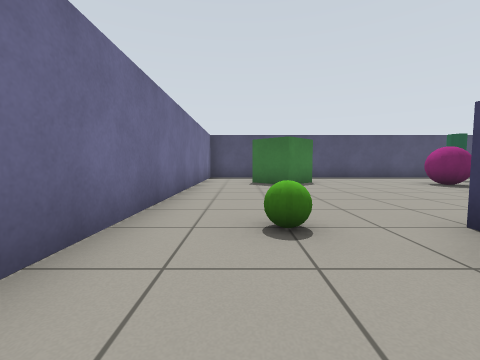
[1] (above)

20 first-person views from a walk through a robot-simulator world made for Gazebo. The camera is 0.68 m above the floor, tilts 4° down and sees 90° across. The floor is counted in squares, 1 m on a side. Each view is taken from the middle of a square. On the plan, view 1 faces up. The plan holds only what a view shows up to about 9 squares ahead; the rest is blank.

[2]
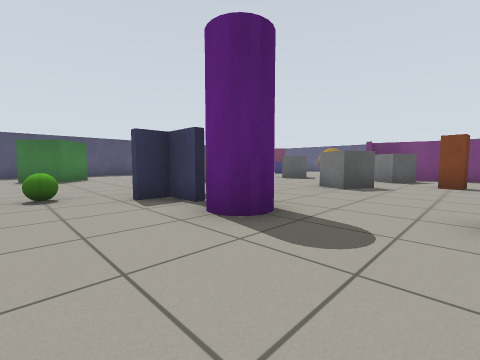

[3]
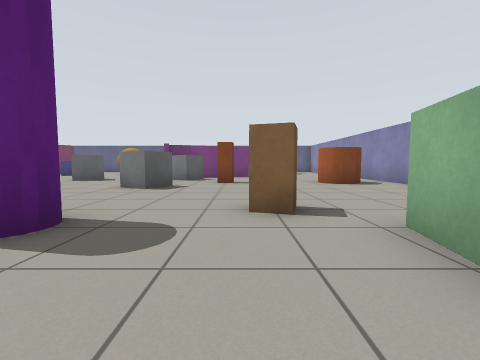

[4]
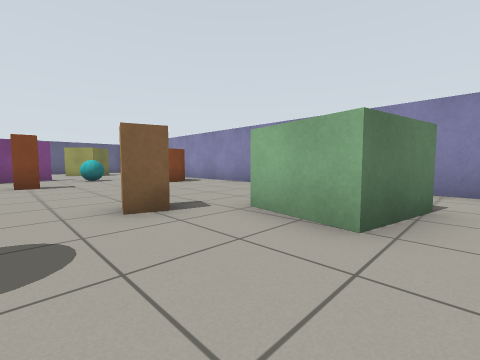

[5]
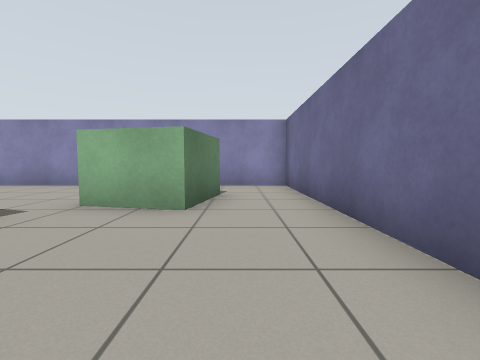

[6]
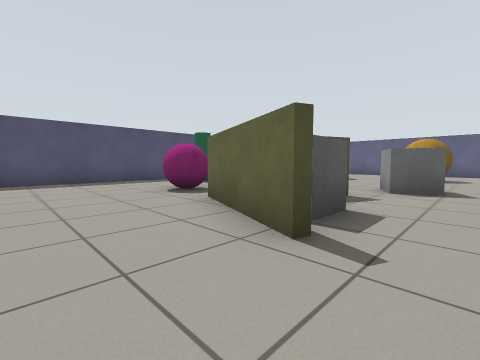

[7]
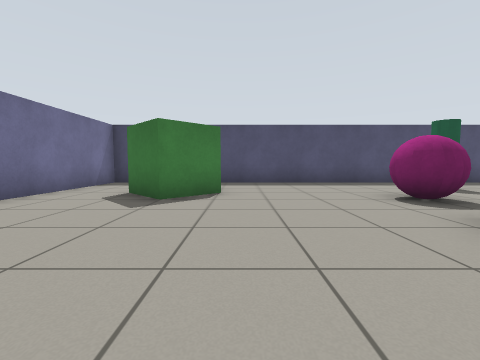

[8]
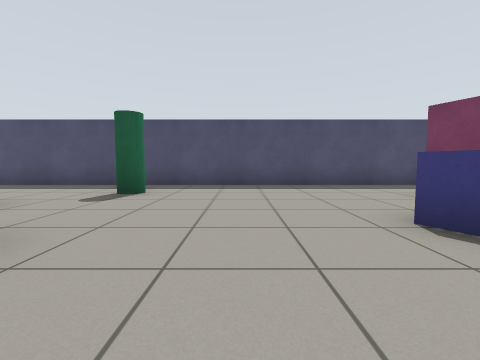

[9]
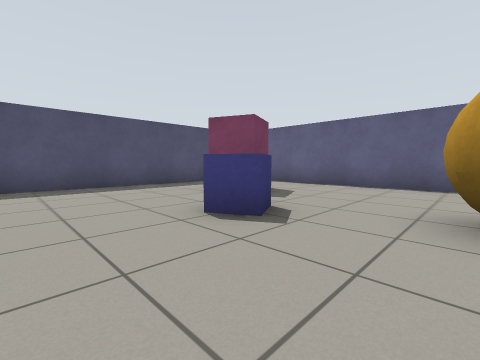

[10]
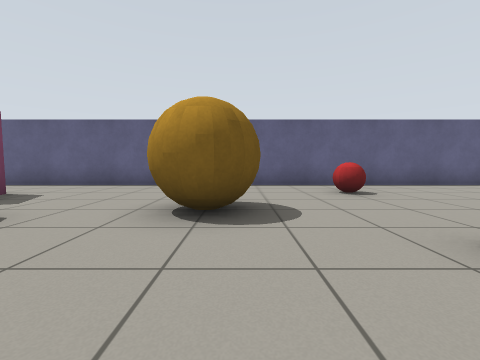

[11]
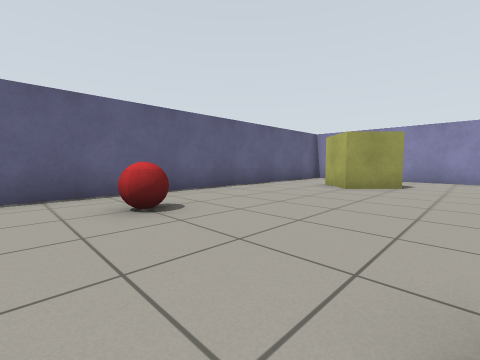

[12]
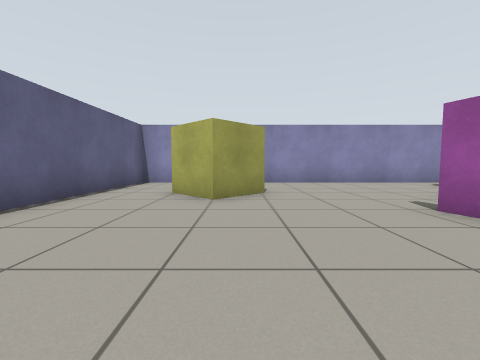

[13]
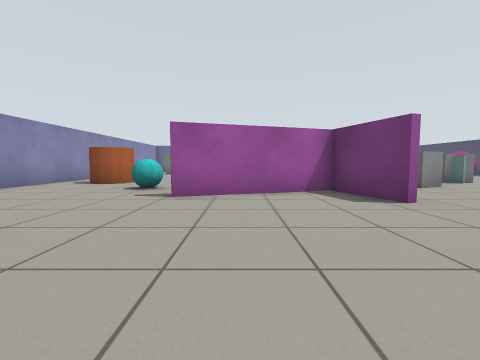

[14]
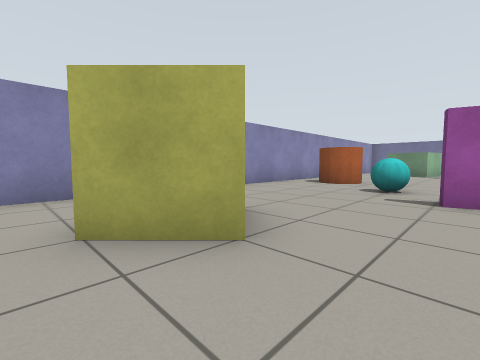

[15]
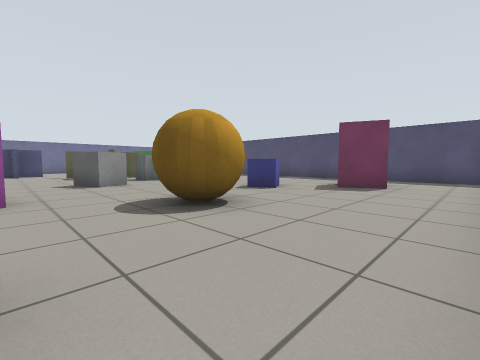

[16]
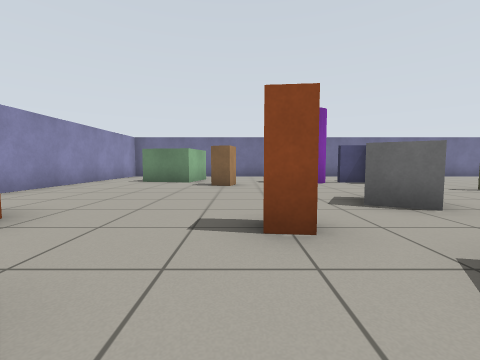

[17]
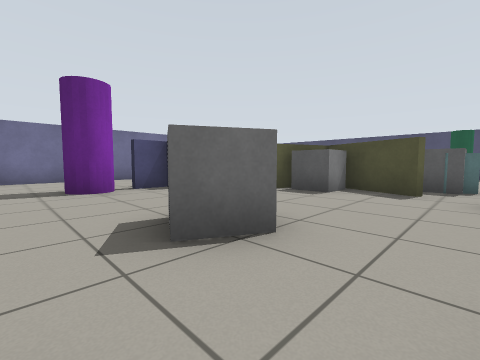

[18]
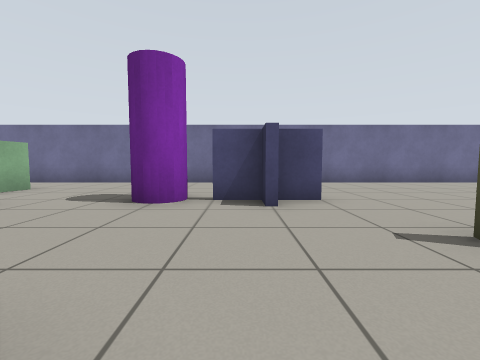

[19]
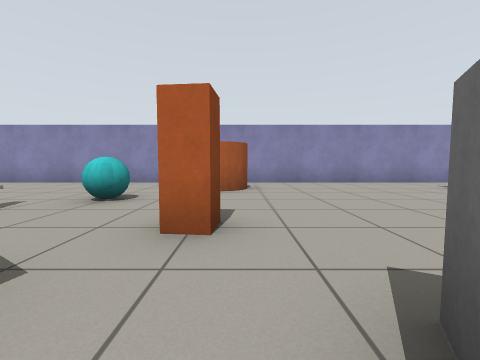

[20]
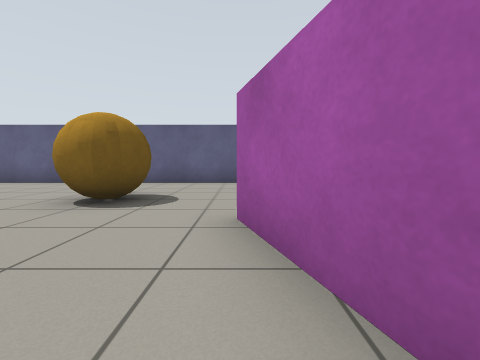

### Floor plan
Points are (right, up) in squares from view 1. A wall is a line through its corners. A room is listed if a view was taken in it or the views show most of it. See-through windows are left out.
Room 1 (views 1, 2, 3, 4, 5, 6, 7, 8, 9, 10, 11, 12, 13, 14, 15, 16, 17, 18, 19, 20)
walls: (10.6, 0.3) (12.9, 1.1); (8.2, 3.9) (5.8, 4.9) (5.1, 3.3); (13, 0.9) (11.1, 0.3) (12.2, -3.4); (4.8, 3.1) (6, 5.9); (11.9, -3.1) (11.4, -1.5); (3.2, 1.4) (1.8, 1.4); (2.6, 1.5) (2.6, 0.5); (2.6, 2.6) (2.6, 1.6); (2.4, 0.4) (2.4, 1.5); (18, 11.4) (2.2, 11.4); (-0.9, 11.4) (-1.4, 11.4) (-1.4, -8.4) (18.4, -8.4) (18.4, 10.2)
objects: other object (0, 2) to (1, 2); green box (1, -6) to (2, -5); green box (1, 8) to (2, 9); purple cylinder (2, -1) to (3, 0); beige box (3, -4) to (4, -3); grey box (6, 4); magenta ball (6, 7) to (7, 8); grey box (7, -1) to (7, 0); orange cylinder (8, -7) to (9, -6); orange box (8, -3) to (9, -2); grey box (8, 5) to (9, 6); green cylinder (8, 9) to (9, 10); grey box (9, 3) to (10, 4); other object (10, -5) to (11, -4); grey box (10, -1); blue box (13, 6) to (14, 7); yellow ball (14, 3) to (15, 4); yellow box (15, -6) to (16, -5); magenta box (15, 8) to (16, 9); other object (16, 0) to (17, 1)

Positions as (right, up) in squares from view 1, and headings:
1: (0, 0), facing up
2: (0, -3), facing up-right
3: (0, -3), facing right
4: (0, -2), facing down-right
5: (0, -1), facing down
6: (3, 2), facing up-right
7: (3, 3), facing up
8: (11, 4), facing up
9: (11, 4), facing up-right
10: (11, 3), facing right
11: (13, 2), facing down-right
12: (15, 0), facing down
13: (17, -2), facing left
14: (17, -3), facing down-left
15: (18, 1), facing up-left
16: (11, -3), facing left
17: (9, -2), facing up-left
18: (7, 1), facing left
19: (8, 0), facing down
20: (10, 1), facing right
